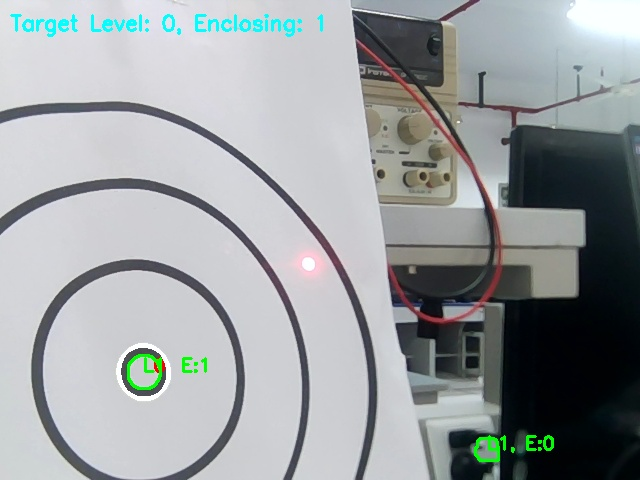
#> input picture src/laser_shotting_car/laser_shotting_car/pre-work/data/hier_frame0.jpg, 640 x 480 px
$ python -i tracking.py   (imports and definitions only)
#> lines starting #> are read from the running program, lines starting #| are printed output that depends on the picture; after the words box and inside, x2 and y2 are one past the last pixel; in counts of white or black regions, pixels touching at a corner belong together
#> further down, picture is the input picture: shape (480, 640, 3); mean B, G, R 160.4, 158.4, 154
import cv2
import numpy as np
import time
from typing import Union, Optional
from periphery import PWM  # 导入periphery的PWM库

class Servo:
    """基于periphery PWM库的舵机控制类"""
    # [41 lines left out: functions __init__, angle_to_duty, set_angle, not called in this run]

    def get_angle(self) -> float:
        """获取当前角度"""
        return self._current_angle

    # [6 lines left out: function close, not called in this run]


import time

class PID:
    """增强型PID控制器类，支持位置式和增量式两种模式"""
    # [117 lines left out: functions __init__, reset, compute, _compute_position, _compute_incremental, not called in this run]


class Gimbal:
    """云台控制类 - 整合舵机和PID控制器"""
    # [28 lines left out: functions __init__, update, not called in this run]

        # 打印详细控制信息
        # print(
        #     f"修正前角度 - pitch: {prev_pitch:.5f}°, yaw: {prev_yaw:.5f}° | "
        #     f"误差 - pitch: {err_pitch:.5f}, yaw: {err_yaw:.5f} | "
        #     f"修正量 - pitch: {output_pitch:.5f}°, yaw: {output_yaw:.5f}° | "
        #     f"修正后角度 - pitch: {new_pitch:.5f}°, yaw: {new_yaw:.5f}°"
        # )


    # ===== 步骤1：过滤出符合圆度超过0.8的圆，记作candidate_circles

    # ===== 步骤2：计算candidate_circles每个轮廓的层级深度

    # ===== 步骤3：找到candidate_circles轮廓最深层级的轮廓，记作inner_circles

    # ===== 步骤4：在inner_circles选取面积最小的轮廓作为靶心

    # ===== 步骤5：可视化结果

def detect_deepest_inner_circle(frame: np.ndarray) -> tuple[np.ndarray, Optional[tuple[int, int]]]:
    """检测层级最多的轮廓结构中最里层的圆心"""
    candidate_frame = frame.copy()
    hier_frame = frame.copy()
    result_frame = frame.copy()

    # 图像预处理
    gray = cv2.cvtColor(frame, cv2.COLOR_BGR2GRAY)
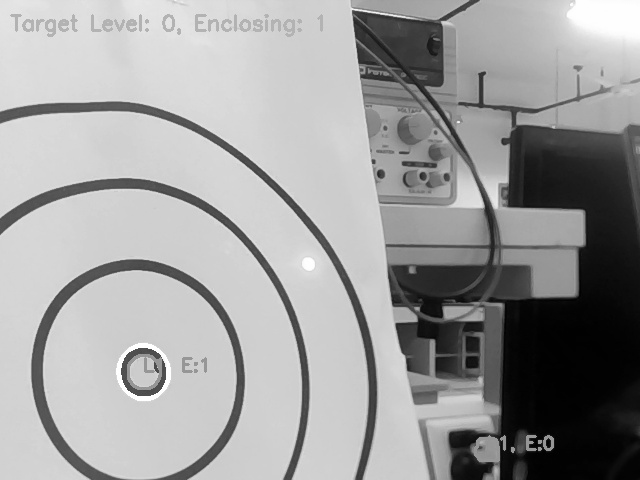
#> gray: shape (480, 640); min 0, max 255, mean 157.3
    blurred = cv2.GaussianBlur(gray, (5, 5), 0)

    # 使用大津法进行阈值处理
    _, thresh = cv2.threshold(blurred, 0, 255, cv2.THRESH_BINARY_INV + cv2.THRESH_OTSU)
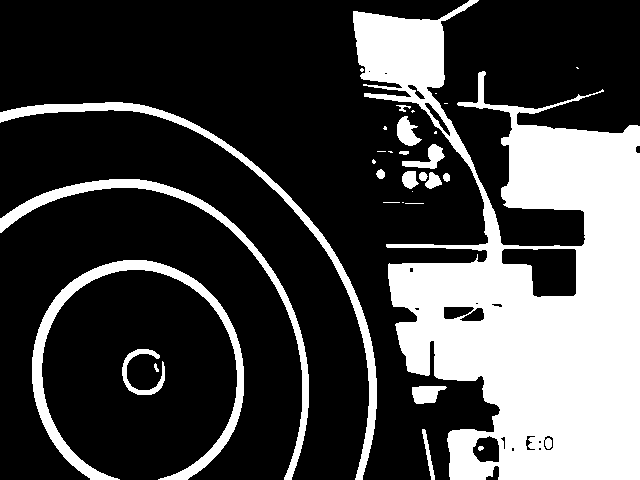
#> thresh: shape (480, 640); 27.2% white; 32 white regions (14 under 20 px), largest, box (x1, y1, x2, y2) and area: (353, 0, 640, 480) 66129, (32, 260, 244, 480) 5729, (0, 102, 377, 480) 4718

    # 形态学操作优化轮廓
    kernel = np.ones((3, 3), np.uint8)
    thresh = cv2.morphologyEx(thresh, cv2.MORPH_OPEN, kernel)
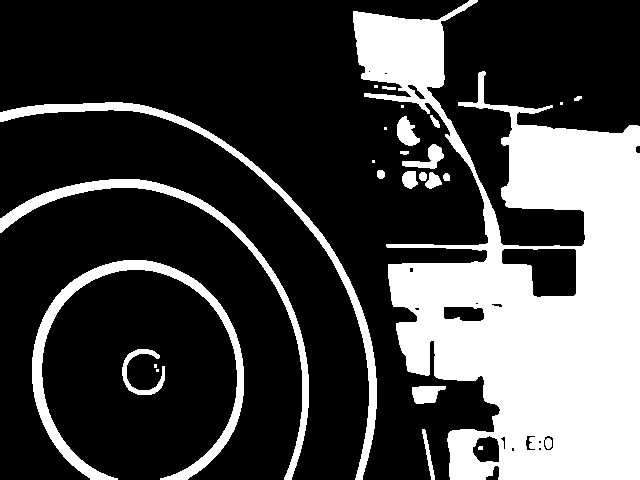
#> thresh: shape (480, 640); 27.1% white; 26 white regions (8 under 20 px), largest, box (x1, y1, x2, y2) and area: (353, 0, 640, 480) 65754, (32, 260, 244, 480) 5725, (0, 102, 377, 480) 4717
    thresh = cv2.morphologyEx(thresh, cv2.MORPH_CLOSE, kernel)
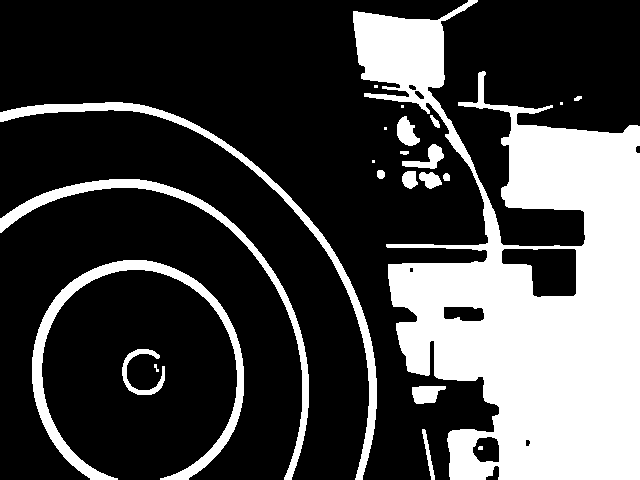
#> thresh: shape (480, 640); 27.2% white; 23 white regions (6 under 20 px)

    cv2.imshow("Binary", thresh)

    # 获取轮廓和层级信息 (RETR_TREE 模式)
    contours, hierarchy = cv2.findContours(thresh, cv2.RETR_TREE, cv2.CHAIN_APPROX_SIMPLE)
#> contours = 30 contours, 8 with area under 20; largest, box (x1, y1, x2, y2) and area: (353, 0, 640, 480) 68200, (32, 260, 244, 480) 5162, (0, 102, 377, 480) 4140, (0, 179, 309, 480) 3692, (501, 248, 577, 298) 2614

    if hierarchy is None or len(hierarchy) == 0 or len(contours) == 0:
        cv2.putText(result_frame, "No contours found", (10, 30),
                   cv2.FONT_HERSHEY_SIMPLEX, 0.7, (255, 0, 255), 2)
        cv2.imshow("Result", result_frame)
        cv2.waitKey(1)
        return result_frame, None

    hierarchy = hierarchy[0]  # 获取层级数组

    # ===== 步骤1：保留符合条件的父轮廓下的所有子轮廓，并在子轮廓中筛选圆度 =====
    candidate_circles = []
    valid_parents = set()  # 存储符合条件的父轮廓索引

    # 第一遍遍历：找出所有符合条件的父轮廓
    for i in range(len(contours)):
        contour = contours[i]
        area = cv2.contourArea(contour)

        # 检查父轮廓是否符合条件
        if area < 120:  # 面积阈值可调整
            continue

        perimeter = cv2.arcLength(contour, True)
        if perimeter == 0:
            continue

        circularity = 4 * np.pi * area / (perimeter * perimeter)
        if circularity >= 0.78:  # 圆度阈值可调整
            valid_parents.add(i)
#> this loop made 30 passes
#> (area, perimeter, circularity) on passes 1, 2, 4, 5, 6, 8, 9, 13, 15, 19, 22, 24: (149.5, 112.9, 0.147), (404, 92.97, 0.587), (458.5, 255.2, 0.0884), (5161.5, 1317.1, 0.0374), (3692, 1135.8, 0.036), (225.5, 66.53, 0.64), (192.5, 55.21, 0.794), (378.5, 122.5, 0.317), (388.5, 90.18, 0.6), (4140, 1320.2, 0.0299), (68200.5, 3018.5, 0.0941), (584.5, 94.53, 0.822)
#> area on passes 7, 10, 12, 16, 20, 23: 36.5, 49.5, 20, 48, 20, 29
#> after the loop, valid_parents = 2 items

    # 第二遍遍历：收集符合条件的父轮廓下的所有子轮廓，并筛选满足圆度的子轮廓
    for parent_idx in valid_parents:
        # 父轮廓自身不加入候选（仅处理子轮廓）
        # 递归添加所有满足圆度的子轮廓
        def add_valid_child_contours(current_idx):
            child_idx = hierarchy[current_idx][2]  # 第一个子轮廓
            while child_idx != -1:
                # 计算子轮廓的圆度
                area = cv2.contourArea(contours[child_idx])
                perimeter = cv2.arcLength(contours[child_idx], True)
                if perimeter == 0:
                    child_idx = hierarchy[child_idx][0]  # 跳过无效轮廓
                    continue

                circularity = 4 * np.pi * area / (perimeter * perimeter)

                # 仅当子轮廓满足圆度要求时加入候选
                if area >= 120 and circularity >= 0.78:
                    candidate_circles.append({
                        'index': child_idx,
                        'contour': contours[child_idx],
                        'area': area,
                        'circularity': circularity,
                        'parent_index': parent_idx  # 记录父轮廓索引
                    })

                # 递归处理当前子轮廓的子轮廓
                add_valid_child_contours(child_idx)
                child_idx = hierarchy[child_idx][0]  # 下一个同级轮廓

        add_valid_child_contours(parent_idx)
#> this loop made 2 passes
#> parent_idx on passes 1 to 2: 8, 23

    # 绘出候选圆
    for circle in candidate_circles:
        cv2.drawContours(candidate_frame, [circle['contour']], -1, (0, 255, 255), 2)
        # 显示圆度和父轮廓索引
        cv2.putText(candidate_frame, f"C: {circle['circularity']:.2f}, P:{circle['parent_index']}",
                (circle['contour'][0][0][0], circle['contour'][0][0][1]),
                cv2.FONT_HERSHEY_SIMPLEX, 0.5, (0, 255, 255), 1)

    cv2.putText(candidate_frame, f"Candidates: {len(candidate_circles)}",
            (10, 30), cv2.FONT_HERSHEY_SIMPLEX, 0.7, (255, 255, 0), 2)
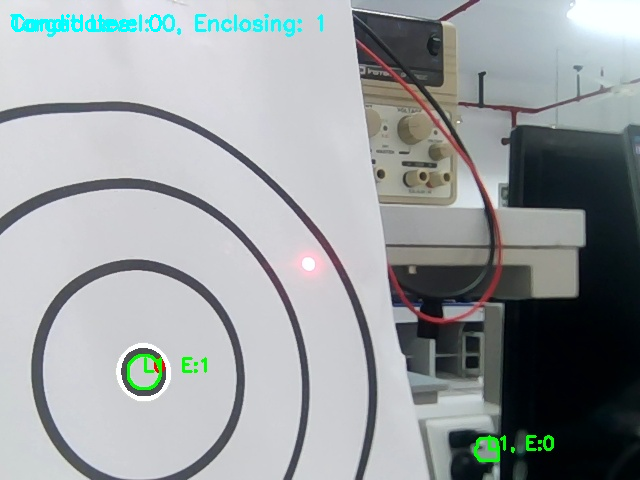
#> candidate_frame: shape (480, 640, 3); 0.35% of pixels changed, all inside (x1, y1, x2, y2) = (11, 14, 162, 32)
    cv2.imshow("candidate_frame", candidate_frame)
    cv2.waitKey(1)

    if not candidate_circles:
        print("没找到圆度符合要求的圆")

        return result_frame, None


    # ===== 步骤2：计算candidate_circles每个轮廓的层级深度 =====
    circle_levels = {}
    for circle in candidate_circles:
        idx = circle['index']
        level = 0
        next_idx = idx
        while hierarchy[next_idx][3] != -1:  # 向上遍历至最外层轮廓
            next_idx = hierarchy[next_idx][3]
            level += 1
        circle_levels[idx] = level
    # print(f"层级轮廓信息{circle_levels}")

    # ===== 步骤3：计算候选轮廓的平均层级，选择层级大于平均层级的轮廓作为inner_circles =====
    if not circle_levels:
        print("没有层级信息")
        return result_frame, None

    # 计算平均层级
    average_level = sum(circle_levels.values()) / len(circle_levels)
    # if average_level <= 2:
    #     average_level = 0.5

    # print(f"平均层级: {average_level:.2f}")

    # 选择层级大于平均层级的轮廓
    inner_circles = [c for c in candidate_circles if circle_levels[c['index']] >= average_level]

    # 如果没有找到，回退到选择最深层级
    if not inner_circles:
        # max_level = max(circle_levels.values())
        # inner_circles = [c for c in candidate_circles if circle_levels[c['index']] == max_level]
        # print(f"没有找到层级大于平均值的轮廓，回退到最深层级: {max_level}")
        print(f"没有找到层级大于平均值的轮廓")

    if not inner_circles:
        print("没有找到符合条件的内层轮廓")

    # ===== 可视化层级结果 =====
    # 定义层级颜色映射
    color_map = [
        (0, 0, 255),    # 红色 - 层级0 (最外层)
        (0, 255, 0),    # 绿色 - 层级1
        (255, 0, 0),    # 蓝色 - 层级2
        (0, 255, 255),  # 黄色 - 层级3
        (255, 0, 255),  # 紫色 - 层级4
        (255, 255, 0),  # 青色 - 层级5
        (128, 0, 128),  # 深紫 - 层级6
        (0, 128, 128),  # 深绿 - 层级7
    ]

    # 绘制所有候选圆，按层级着色
    for circle in candidate_circles:
        level = circle_levels[circle['index']]
        color = color_map[level % len(color_map)]
        cv2.drawContours(hier_frame, [circle['contour']], -1, color, 2)

        # 在轮廓上标注层级信息
        M = cv2.moments(circle['contour'])
        if M["m00"] != 0:
            cX = int(M["m10"] / M["m00"])
            cY = int(M["m01"] / M["m00"])
            cv2.putText(hier_frame, f"L{level}", (cX, cY),
                    cv2.FONT_HERSHEY_SIMPLEX, 0.6, color, 2)

    # 用特殊颜色高亮inner_circles
    for circle in inner_circles:
        cv2.drawContours(hier_frame, [circle['contour']], -1, (255, 255, 255), 3)

    # 显示统计信息
    cv2.putText(hier_frame, f"Avg Level: {average_level:.2f}, Inner Circles: {len(inner_circles)}",
            (10, 30), cv2.FONT_HERSHEY_SIMPLEX, 0.7, (255, 255, 0), 2)

    cv2.imshow("hier_frame", hier_frame)
    cv2.waitKey(1)

    # ===== 步骤4：在inner_circles选取面积最小的轮廓作为靶心 =====
    if not inner_circles:
        print("No inner circles found")
        # 处理无符合条件的情况（可选）
        return result_frame, None

    # 按面积排序，选择最小的
    inner_circles.sort(key=lambda x: x['area'])
    target_circle = inner_circles[0]

    # 计算圆心坐标
    M = cv2.moments(target_circle['contour'])
    if M["m00"] == 0:  # 防止除零错误
        print("Failed to compute center")
        return result_frame, None

    target_center = (int(M["m10"] / M["m00"]), int(M["m01"] / M["m00"]))

    # 可视化靶心
    cv2.circle(result_frame, target_center, 5, (0, 0, 255), -1)  # 红色实心圆标记圆心
    cv2.putText(result_frame, f"Target: ({target_center[0]}, {target_center[1]})",
            (target_center[0] - 100, target_center[1] - 20),
            cv2.FONT_HERSHEY_SIMPLEX, 0.7, (0, 0, 255), 2)
    cv2.imshow("Result", result_frame)
    cv2.waitKey(1)
    # return result_frame, (cX, cY)  # 第二步暂不返回圆心，仅展示层级分析结果
    return result_frame, target_center  # 第二步暂不返回圆心，仅展示层级分析结果

# [195 lines left out: functions detect_red_laser, main, not called in this run]


# [2 lines not run here, left out]

>>> import cv2
>>> picture = cv2.imread('data/hier_frame0.jpg')
>>> result = detect_deepest_inner_circle(picture)
